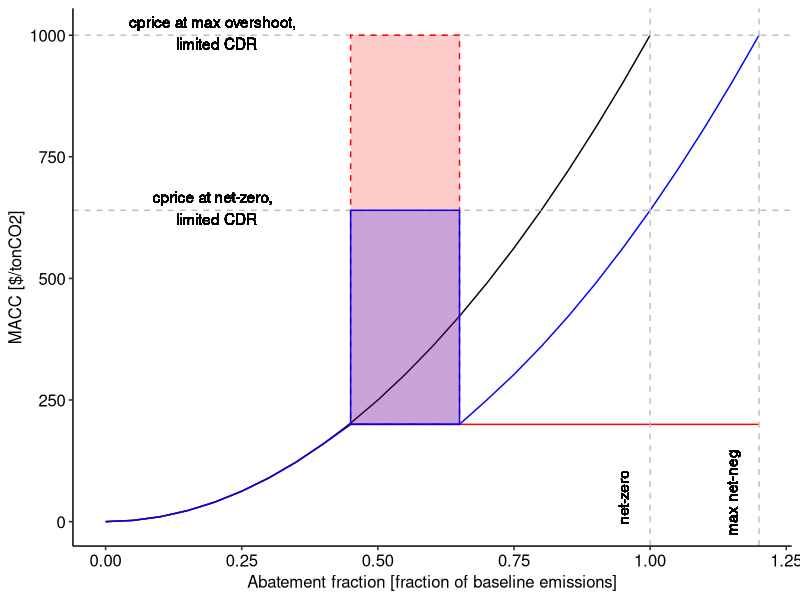
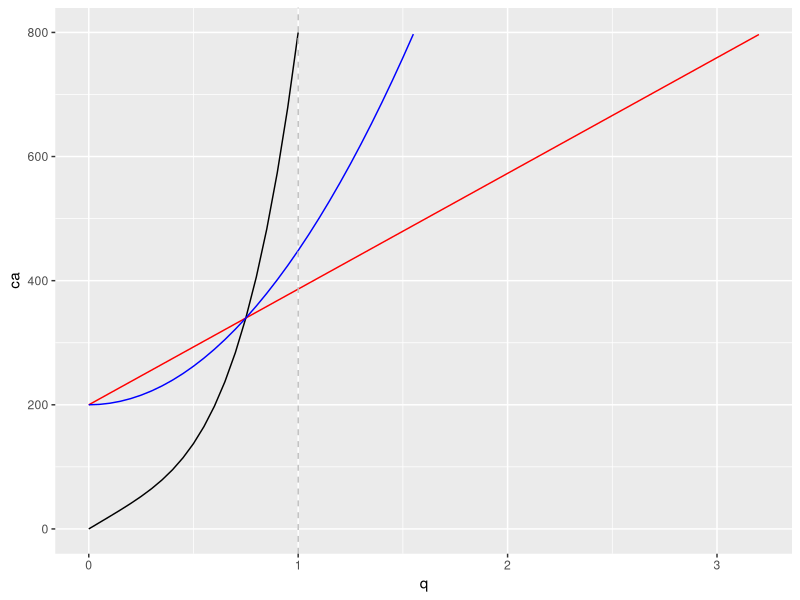

These figures' R source, in order:
require(tidyverse)
require(ggpubr)

# flat macc
pot <- 0.2
flat <- tibble(q=seq(0,1.2,by=0.05),ca=2000,cr=200) %>%
  mutate(ca=ifelse(q<=1,1000*q^2,ca),calag = ifelse(q>=pot,1000*(q-pot)^2,ca)) %>%
  mutate(cinf=case_when( ca<cr ~  ca,
                         cr<=ca ~ cr ),
         clim= case_when( ca<cr ~  ca,
                          cr<=ca & q >= 0.45 & q <= 0.45 + pot ~ cr,
                          cr<=ca & q > 0.45 + pot ~ calag ) ) %>% 
  mutate(ca=ifelse(ca>=2000,NA,ca))
  

ggplot(flat, aes(x=q)) +
  geom_line(aes(y=ca),color="black") +
  geom_line(aes(y=cinf),color="red") +
  geom_line(aes(y=clim),color="blue") +  
  geom_vline(xintercept=1,color="grey",linetype=2) +
  geom_vline(xintercept=1.2,color="grey",linetype=2) +
  geom_hline(aes(yintercept=clim[q==1]),color="grey",linetype=2) +
  geom_hline(aes(yintercept=clim[q==1.2]),color="grey",linetype=2) +
  geom_text(x=0.2,aes(y=clim[q==1]+5),label="cprice at net-zero, \n limited CDR" ) +
  geom_text(x=0.2,aes(y=clim[q==1.2]+5),label="cprice at max overshoot, \n limited CDR" ) +
  geom_text(x=0.95,y=50,label="net-zero",angle=90 ) +
  geom_text(x=1.15,y=60,label="max net-neg",angle=90 ) +
  geom_rect(data=.%>%filter(q==1.2),aes(ymax=clim),xmin=0.45,xmax=0.65,ymin=200,fill="red",alpha=0.2,color="red",linetype=2) +
  geom_rect(data=.%>%filter(q==1),aes(ymax=clim),xmin=0.45,xmax=0.65,ymin=200,fill="blue",alpha=0.2,color="blue") +
  ylab('MACC [$/tonCO2]') + xlab('Abatement fraction [fraction of baseline emissions]') + theme_pubr()


#### 
quad <- tibble(q=seq(0,3.2,by=0.05),ca=NA,cr=200) %>%
  mutate(ca=ifelse(q<=1,200*q+600*q^4,ca),
         cr1=cr+((200*0.75+600*0.75^4-200)/(0.75)) *q,
         cr2=cr+((200*0.75+600*0.75^4-200)/(0.75)^2) *q^2)


ggplot(quad, aes(x=q)) +
  geom_line(aes(y=ca),color="black") +
  geom_line(data=.%>%filter(cr1<=ca[q==1]),aes(y=cr1),color="red") +
  geom_line(data=.%>%filter(cr2<=ca[q==1]),aes(y=cr2),color="blue") +  
  geom_vline(xintercept=1,color="grey",linetype=2) 
  